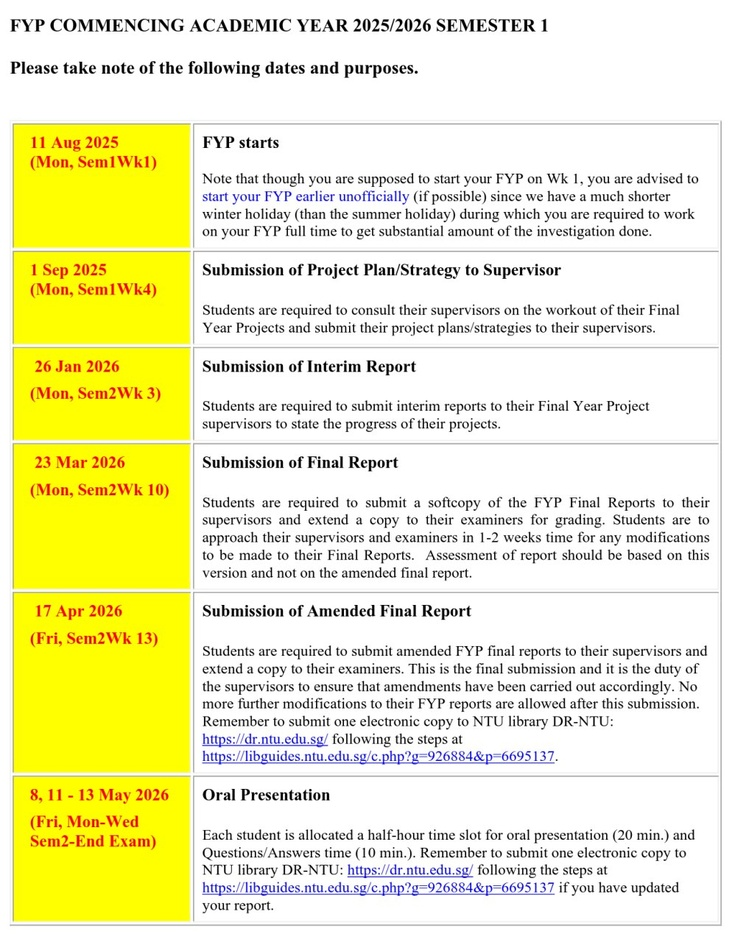
#> input picture FYP_Timeline.jpg, 749 x 942 px, shrunk from 1017 x 1280 before the run
$ python interactive_mask.py --input-dir .. --image ../FYP_Timeline.jpg
#> lines starting #> are read from the running program, lines starting #| are printed output that depends on the picture
#!/usr/bin/env python3
"""
Interactive mask creation tool for inpainting experiments.

Usage:
    python interactive_mask.py --input-dir ./test_images/inpainting
    python interactive_mask.py --image ./test_images/inpainting/photo.jpg

Controls:
    - Left click + drag: Draw mask region
    - 'r': Reset current mask (start over)
    - 'u': Undo last drawn region
    - 's' or Enter: Save mask and move to next image
    - 'q' or Escape: Quit without saving current image
    - 'b': Toggle brush size (small/medium/large)
    - 'm': Toggle mode (rectangle/freehand)
"""

import argparse
from pathlib import Path
from PIL import Image
import numpy as np
import matplotlib.pyplot as plt
from matplotlib.patches import Rectangle
from matplotlib.widgets import Button
import matplotlib

# Use TkAgg backend for interactive display
matplotlib.use('TkAgg')


class InteractiveMaskCreator:
    def __init__(self, image_path: str):
        self.image_path = Path(image_path)
        self.image = np.array(Image.open(image_path))
        self.height, self.width = self.image.shape[:2]

        # Mask (0 = keep, 255 = inpaint)
        self.mask = np.zeros((self.height, self.width), dtype=np.uint8)
        self.mask_history = []  # For undo functionality

        # Drawing state
        self.drawing = False
        self.mode = 'freehand'  # 'rectangle' or 'freehand'
        self.brush_sizes = [5, 15, 30]
        self.brush_idx = 1
        self.brush_size = self.brush_sizes[self.brush_idx]

        # Rectangle drawing
        self.rect_start = None
        self.current_rect = None

        # Freehand points
        self.freehand_points = []

        # Result
        self.saved = False

        # Setup figure
        self.setup_figure()

    def setup_figure(self):
        """Setup matplotlib figure and events."""
        self.fig, self.ax = plt.subplots(1, 1, figsize=(12, 8))
        self.fig.canvas.manager.set_window_title(f'Mask Creator - {self.image_path.name}')

        # Display image
        self.img_display = self.ax.imshow(self.image)

        # Overlay for mask (red tint)
        self.mask_overlay = self.ax.imshow(
            np.zeros((self.height, self.width, 4), dtype=np.uint8),
            alpha=0.5
        )

        self.ax.set_title(
            f"Mode: {self.mode.upper()} | Brush: {self.brush_size}px\n"
            "Draw regions to inpaint | 'm'=toggle mode | 'b'=brush size | 's'=save | 'r'=reset | 'u'=undo | 'q'=quit"
        )
        self.ax.axis('off')

        # Connect events
        self.fig.canvas.mpl_connect('button_press_event', self.on_press)
        self.fig.canvas.mpl_connect('button_release_event', self.on_release)
        self.fig.canvas.mpl_connect('motion_notify_event', self.on_motion)
        self.fig.canvas.mpl_connect('key_press_event', self.on_key)

        plt.tight_layout()

    # [150 lines left out: functions update_overlay, update_title, save_mask_state, on_press, on_motion, on_release and 3 more, not called in this run]

    def run(self):
        """Run the interactive mask creator."""
        plt.show()
        return self.saved


def process_directory(input_dir: str):
    """Process all images in a directory."""
#> called with input_dir = '..'
    input_path = Path(input_dir)

    if not input_path.exists():
        print(f"Error: Directory not found: {input_path}")
        return

    extensions = ('.jpg', '.jpeg', '.png', '.webp', '.bmp')
    images = [
        f for f in sorted(input_path.iterdir())
        if f.suffix.lower() in extensions and '_mask' not in f.stem
    ]

    if not images:
        print(f"No images found in {input_path}")
        return

    print(f"Found {len(images)} images in {input_path}")
    print("=" * 50)

    for i, img_path in enumerate(images, 1):
        print(f"\n[{i}/{len(images)}] Processing: {img_path.name}")

        # Check if mask already exists
        mask_path = img_path.parent / f"{img_path.stem}_mask.png"
        if mask_path.exists():
            response = input(f"  Mask already exists. Overwrite? (y/n): ").strip().lower()
            if response != 'y':
                print("  Skipped")
                continue

        creator = InteractiveMaskCreator(str(img_path))
        saved = creator.run()

        if not saved:
            continue_response = input("  Continue to next image? (y/n): ").strip().lower()
            if continue_response != 'y':
                print("Exiting...")
                break
#> this loop made 1 pass; the answer given on pass 1: n
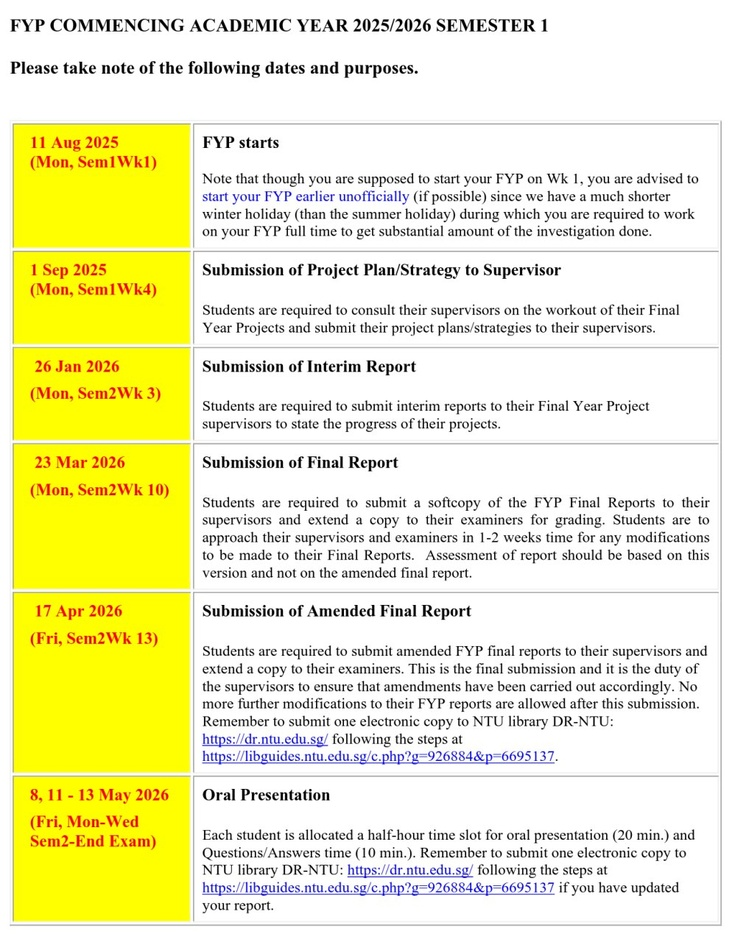
#> input picture FYP_Timeline.jpg, 749 x 942 px, shrunk from 1017 x 1280 before the run
#> pass 1, in run, `plt.show()`:
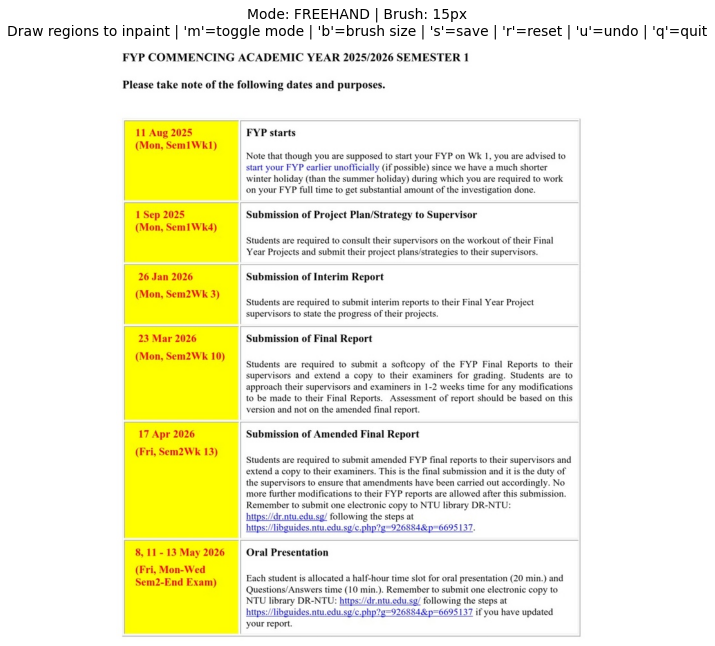
#> figure drawn by matplotlib, 1 panel

    print("\nDone!")


def main():
    parser = argparse.ArgumentParser(
        description="Interactive mask creation tool for inpainting",
        formatter_class=argparse.RawDescriptionHelpFormatter,
        epilog="""
Controls:
  Left click + drag  Draw mask region
  r                  Reset current mask
  u                  Undo last region
  s / Enter          Save mask and continue
  q / Escape         Skip current image
  b                  Toggle brush size
  m                  Toggle mode (rectangle/freehand)
        """
    )
    parser.add_argument("--input-dir", type=str, help="Directory containing images")
    parser.add_argument("--image", type=str, help="Single image to process")

    args = parser.parse_args()

    if args.input_dir:
        process_directory(args.input_dir)
    elif args.image:
        img_path = Path(args.image)
        if not img_path.exists():
            print(f"Error: Image not found: {img_path}")
            return

        creator = InteractiveMaskCreator(args.image)
        creator.run()
    else:
        parser.print_help()
        print("\nExamples:")
        print("  python interactive_mask.py --input-dir ./test_images/inpainting")
        print("  python interactive_mask.py --image ./test_images/inpainting/photo.jpg")


if __name__ == "__main__":
    main()
